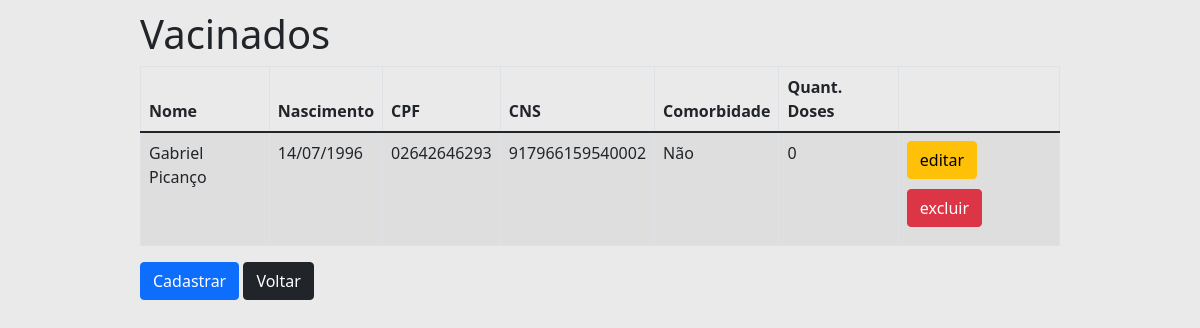
/vacinado, run on an earlier commit of the app's database.
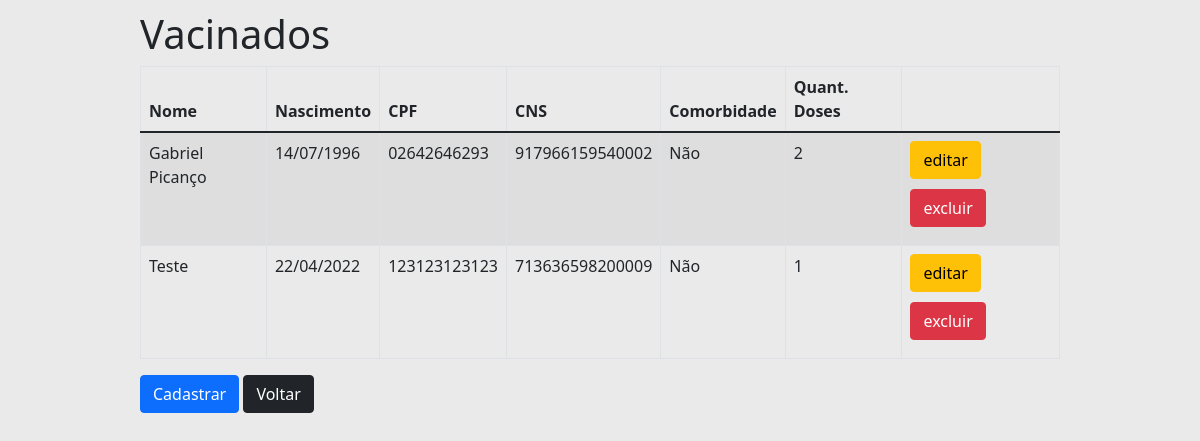
And on a later commit of the database.
### tables this page shows
CREATE TABLE "vacinado"(
    "cns" VARCHAR(15) PRIMARY KEY, 
    "cpf" VARCHAR(11) NOT NULL UNIQUE,
    "nome" VARCHAR(128) NOT NULL,
    "dtNascimento" DATE NOT NULL, 
    "comorbidade" INTEGER, 
    "qtdDose" INTEGER
);

### Pyvacina.py (the view)
@app.route('/vacinado')
def vacinado():
    lista = vacinado_dao.listar()
    return render_template('vacinado/vacinado_lista.html', titulo='Vacinados', vacinados=lista)

### DAO/daoVacinado.py (called while the page is built)
def traduz_vacinados(vacinados):
    def cria_vacinados_com_tupla(tupla):
        return Vacinado(cns=tupla[0], cpf=tupla[1], nome=tupla[2], dtNascimento=tupla[3], comorbidade=tupla[4], qtdDose=tupla[5])
    return list(map(cria_vacinados_com_tupla, vacinados))

    def listar(self):
        cursor = self.__db.cursor()
        cursor.execute(SQL_BUSCA_VACINADOS)
        vacinados = traduz_vacinados(cursor.fetchall())
        return vacinados

### model.py (called while the page is built)
    @property
    def nome(self) -> str:
        return self.__nome

    @property
    def cpf(self) -> str:
        return self.__cpf

    @property
    def cns(self) -> str:
        return self.__cns

    @property
    def dtNascimento(self) -> datetime:
        return self.__dtNasciento

    @property
    def comorbidade(self) -> bool:
        return self.__comorbidade

    @property
    def qtdDose(self) -> int:
        return self.__qtdDose

### templates/vacinado/vacinado_lista.html
{% extends "templates.html" %}
{% block conteudo %}
<table class="table table-striped table-responsive table-bordered">
    <thead class="thead-default">
    <tr>
        <th>Nome</th>
        <th>Nascimento</th>
        <th>CPF</th>
        <th>CNS</th>
        <th>Comorbidade</th>
        <th>Quant. Doses</th>
        <th></th>
    </tr>
    </thead>
    <tbody>
    {% for vacinado in vacinados %}
    <tr>
        <td>{{ vacinado.nome }}</td>
        <td>{{ vacinado.dtNascimento.strftime('%d/%m/%Y') }}</td>
        <td>{{ vacinado.cpf }}</td>
        <td>{{ vacinado.cns }}</td>
        <td>{{ 'Sim' if vacinado.comorbidade else 'Não' }}</td>
        <td>{{ vacinado.qtdDose }}</td>
        <td>
            <a href="{{ url_for('vacinado_editar', cns=vacinado.cns) }}" class="btn btn-warning">editar</a>
            <a href="{{ url_for('vacinado_excluir', cns=vacinado.cns) }}" class="btn btn-danger">excluir</a>
        </td>
    </tr>
    {% endfor %}
    </tbody>
</table>
    <a href="{{url_for('vacinado_novo')}}" class="btn btn-primary">Cadastrar</a>
    <a href="{{url_for('index')}}" class="btn btn-dark">Voltar</a>
{% endblock %}

What changed in the data, as far as the page shows it:
changed vacinado "Gabriel Picanço": qtdDose "0" → "2"
added vacinado: nome "Teste", dtNascimento "22/04/2022", cpf "123123123123", cns "713636598200009", comorbidade "Não", qtdDose "1"
